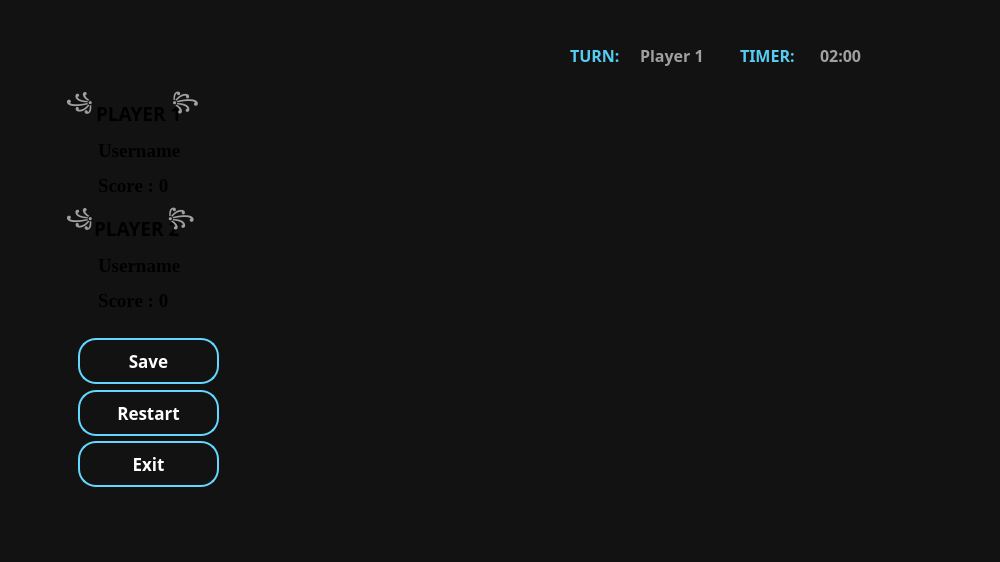
<?xml version="1.0" encoding="UTF-8"?>
<ui version="4.0">
 <class>MorrisBoardWindow</class>
 <widget class="QWidget" name="MorrisBoardWindow">
  <property name="geometry">
   <rect>
    <x>0</x>
    <y>0</y>
    <width>1000</width>
    <height>562</height>
   </rect>
  </property>
  <property name="maximumSize">
   <size>
    <width>1000</width>
    <height>562</height>
   </size>
  </property>
  <property name="windowTitle">
   <string>Form</string>
  </property>
  <property name="styleSheet">
   <string notr="true">background-color:#121212;</string>
  </property>
  <widget class="QLabel" name="timerTitleLabel">
   <property name="geometry">
    <rect>
     <x>740</x>
     <y>40</y>
     <width>91</width>
     <height>31</height>
    </rect>
   </property>
   <property name="font">
    <font>
     <family>Sitka Text</family>
     <pointsize>12</pointsize>
     <bold>true</bold>
    </font>
   </property>
   <property name="styleSheet">
    <string notr="true">color:#56CCF2;
background:transparent;</string>
   </property>
   <property name="text">
    <string>TIMER:</string>
   </property>
  </widget>
  <widget class="QLabel" name="timerLabel">
   <property name="geometry">
    <rect>
     <x>820</x>
     <y>30</y>
     <width>101</width>
     <height>51</height>
    </rect>
   </property>
   <property name="font">
    <font>
     <family>Sitka Text</family>
     <pointsize>12</pointsize>
     <bold>true</bold>
    </font>
   </property>
   <property name="styleSheet">
    <string notr="true">color:#A0A0A0;

background:transparent;</string>
   </property>
   <property name="text">
    <string>02:00</string>
   </property>
  </widget>
  <widget class="BoardWidget" name="boardWidget" native="true">
   <property name="geometry">
    <rect>
     <x>430</x>
     <y>90</y>
     <width>420</width>
     <height>420</height>
    </rect>
   </property>
   <property name="sizePolicy">
    <sizepolicy hsizetype="Expanding" vsizetype="Expanding">
     <horstretch>0</horstretch>
     <verstretch>0</verstretch>
    </sizepolicy>
   </property>
   <property name="maximumSize">
    <size>
     <width>1200</width>
     <height>700</height>
    </size>
   </property>
   <property name="styleSheet">
    <string notr="true">background: transparent;
border:none;</string>
   </property>
  </widget>
  <widget class="QLabel" name="currentTurnLabel">
   <property name="geometry">
    <rect>
     <x>640</x>
     <y>30</y>
     <width>91</width>
     <height>51</height>
    </rect>
   </property>
   <property name="font">
    <font>
     <family>Sitka Text</family>
     <pointsize>12</pointsize>
     <bold>true</bold>
    </font>
   </property>
   <property name="styleSheet">
    <string notr="true">color:#A0A0A0;

background:transparent;</string>
   </property>
   <property name="text">
    <string>Player 1</string>
   </property>
  </widget>
  <widget class="QLabel" name="backgroundLabel">
   <property name="geometry">
    <rect>
     <x>0</x>
     <y>0</y>
     <width>1000</width>
     <height>562</height>
    </rect>
   </property>
   <property name="maximumSize">
    <size>
     <width>1000</width>
     <height>562</height>
    </size>
   </property>
   <property name="styleSheet">
    <string notr="true">background-color:#121212;</string>
   </property>
   <property name="text">
    <string/>
   </property>
   <property name="pixmap">
    <pixmap>images/454545.png</pixmap>
   </property>
   <property name="scaledContents">
    <bool>true</bool>
   </property>
   <property name="alignment">
    <set>Qt::AlignmentFlag::AlignCenter</set>
   </property>
  </widget>
  <widget class="QLabel" name="currentTurnTitle">
   <property name="geometry">
    <rect>
     <x>570</x>
     <y>30</y>
     <width>101</width>
     <height>51</height>
    </rect>
   </property>
   <property name="font">
    <font>
     <family>Sitka Text</family>
     <pointsize>12</pointsize>
     <bold>true</bold>
    </font>
   </property>
   <property name="styleSheet">
    <string notr="true">color:#56CCF2;
background:transparent;</string>
   </property>
   <property name="text">
    <string>TURN:</string>
   </property>
  </widget>
  <widget class="QWidget" name="infoWidget" native="true">
   <property name="geometry">
    <rect>
     <x>53</x>
     <y>70</y>
     <width>211</width>
     <height>451</height>
    </rect>
   </property>
   <property name="styleSheet">
    <string notr="true">background: transparent;
border:none;</string>
   </property>
   <widget class="QLabel" name="player1TitleLabel">
    <property name="geometry">
     <rect>
      <x>43</x>
      <y>3</y>
      <width>251</width>
      <height>81</height>
     </rect>
    </property>
    <property name="font">
     <font>
      <family>Kristen ITC</family>
      <pointsize>14</pointsize>
      <bold>true</bold>
     </font>
    </property>
    <property name="styleSheet">
     <string notr="true">QLabel{
    color: qlineargradient(
        x1:0, y1:0,
        x2:1, y2:1,
        stop:0 #61D8FF,
        stop:0.35 #2CB8FF,
        stop:0.7 #008BFF,
        stop:1 #0047C7
    );
    background: transparent;
}</string>
    </property>
    <property name="text">
     <string>PLAYER 1</string>
    </property>
   </widget>
   <widget class="QLabel" name="player2TitleLabel">
    <property name="geometry">
     <rect>
      <x>41</x>
      <y>48</y>
      <width>141</width>
      <height>221</height>
     </rect>
    </property>
    <property name="font">
     <font>
      <family>Kristen ITC</family>
      <pointsize>14</pointsize>
      <bold>true</bold>
     </font>
    </property>
    <property name="styleSheet">
     <string notr="true">QLabel{
    color: qlineargradient(
        x1:0, y1:0,
        x2:1, y2:1,
        stop:0 #61D8FF,
        stop:0.35 #2CB8FF,
        stop:0.7 #008BFF,
        stop:1 #0047C7
    );
    background: transparent;
}</string>
    </property>
    <property name="text">
     <string>PLAYER 2</string>
    </property>
   </widget>
   <widget class="QLabel" name="player1NameLabel">
    <property name="geometry">
     <rect>
      <x>45</x>
      <y>-40</y>
      <width>111</width>
      <height>241</height>
     </rect>
    </property>
    <property name="font">
     <font>
      <family>Times New Roman</family>
      <pointsize>14</pointsize>
      <bold>true</bold>
     </font>
    </property>
    <property name="styleSheet">
     <string notr="true">QLabel{
    color: qlineargradient(
        x1:0, y1:0,
        x2:1, y2:1,
        stop:0 #FFFFFF,
        stop:0.35 #E8FFFF,
        stop:0.65 #8EEBFF,
        stop:1 #35BFFF
    );
    background: transparent;
}</string>
    </property>
    <property name="text">
     <string>Username</string>
    </property>
   </widget>
   <widget class="QLabel" name="player1ColorLabel">
    <property name="geometry">
     <rect>
      <x>13</x>
      <y>-91</y>
      <width>191</width>
      <height>251</height>
     </rect>
    </property>
    <property name="font">
     <font>
      <family>Sitka Text</family>
      <pointsize>13</pointsize>
      <bold>true</bold>
     </font>
    </property>
    <property name="styleSheet">
     <string notr="true">color:#A0A0A0;

background:transparent;</string>
    </property>
    <property name="text">
     <string>꧁                  ꧂</string>
    </property>
   </widget>
   <widget class="QLabel" name="player1ScoreLabel">
    <property name="geometry">
     <rect>
      <x>45</x>
      <y>-50</y>
      <width>111</width>
      <height>331</height>
     </rect>
    </property>
    <property name="font">
     <font>
      <family>Times New Roman</family>
      <pointsize>14</pointsize>
      <bold>true</bold>
     </font>
    </property>
    <property name="styleSheet">
     <string notr="true">QLabel{
    color: qlineargradient(
        x1:0, y1:0,
        x2:1, y2:1,
        stop:0 #FFFFFF,
        stop:0.35 #E8FFFF,
        stop:0.65 #8EEBFF,
        stop:1 #35BFFF
    );
    background: transparent;
}</string>
    </property>
    <property name="text">
     <string>Score : 0</string>
    </property>
   </widget>
   <widget class="QLabel" name="player2NameLabel">
    <property name="geometry">
     <rect>
      <x>45</x>
      <y>60</y>
      <width>141</width>
      <height>271</height>
     </rect>
    </property>
    <property name="font">
     <font>
      <family>Times New Roman</family>
      <pointsize>14</pointsize>
      <bold>true</bold>
     </font>
    </property>
    <property name="styleSheet">
     <string notr="true">QLabel{
    color: qlineargradient(
        x1:0, y1:0,
        x2:1, y2:1,
        stop:0 #FFFFFF,
        stop:0.35 #E8FFFF,
        stop:0.65 #8EEBFF,
        stop:1 #35BFFF
    );
    background: transparent;
}</string>
    </property>
    <property name="text">
     <string>Username</string>
    </property>
   </widget>
   <widget class="QLabel" name="player2ColorLabel">
    <property name="geometry">
     <rect>
      <x>13</x>
      <y>30</y>
      <width>231</width>
      <height>241</height>
     </rect>
    </property>
    <property name="font">
     <font>
      <family>Sitka Text</family>
      <pointsize>13</pointsize>
      <bold>true</bold>
     </font>
    </property>
    <property name="styleSheet">
     <string notr="true">color:#A0A0A0;

background:transparent;</string>
    </property>
    <property name="text">
     <string>꧁                 ꧂    </string>
    </property>
   </widget>
   <widget class="QLabel" name="player2ScoreLabel">
    <property name="geometry">
     <rect>
      <x>45</x>
      <y>80</y>
      <width>151</width>
      <height>301</height>
     </rect>
    </property>
    <property name="font">
     <font>
      <family>Times New Roman</family>
      <pointsize>14</pointsize>
      <bold>true</bold>
     </font>
    </property>
    <property name="styleSheet">
     <string notr="true">QLabel{
    color: qlineargradient(
        x1:0, y1:0,
        x2:1, y2:1,
        stop:0 #FFFFFF,
        stop:0.35 #E8FFFF,
        stop:0.65 #8EEBFF,
        stop:1 #35BFFF
    );
    background: transparent;
}</string>
    </property>
    <property name="text">
     <string>Score : 0</string>
    </property>
   </widget>
   <widget class="QPushButton" name="saveButton">
    <property name="geometry">
     <rect>
      <x>25</x>
      <y>268</y>
      <width>141</width>
      <height>46</height>
     </rect>
    </property>
    <property name="font">
     <font>
      <family>Sitka Text</family>
      <pointsize>13</pointsize>
      <bold>true</bold>
     </font>
    </property>
    <property name="styleSheet">
     <string notr="true">QPushButton
{
    color:white;

    background-color:qlineargradient(
        x1:0,y1:0,
        x2:0,y2:1,
        stop:0 #2B7FFF,
        stop:1 #0050C8
    );

    border:2px solid #63D8FF;

    border-radius:18px;
}

QPushButton:hover{

background:#2C3E50;
}

QPushButton:pressed{

background:#0284e8;

}</string>
    </property>
    <property name="text">
     <string>Save</string>
    </property>
   </widget>
   <widget class="QPushButton" name="restartButton">
    <property name="geometry">
     <rect>
      <x>25</x>
      <y>320</y>
      <width>141</width>
      <height>46</height>
     </rect>
    </property>
    <property name="font">
     <font>
      <family>Sitka Text</family>
      <pointsize>13</pointsize>
      <bold>true</bold>
     </font>
    </property>
    <property name="styleSheet">
     <string notr="true">QPushButton
{
    color:white;

    background-color:qlineargradient(
        x1:0,y1:0,
        x2:0,y2:1,
        stop:0 #2B7FFF,
        stop:1 #0050C8
    );

    border:2px solid #63D8FF;

    border-radius:18px;
}

QPushButton:hover{

background:#2C3E50;
}

QPushButton:pressed{

background:#0284e8;

}</string>
    </property>
    <property name="text">
     <string>Restart</string>
    </property>
   </widget>
   <widget class="QPushButton" name="exitButton">
    <property name="geometry">
     <rect>
      <x>25</x>
      <y>371</y>
      <width>141</width>
      <height>46</height>
     </rect>
    </property>
    <property name="font">
     <font>
      <family>Sitka Text</family>
      <pointsize>13</pointsize>
      <bold>true</bold>
     </font>
    </property>
    <property name="styleSheet">
     <string notr="true">QPushButton
{
    color:white;

    background-color:qlineargradient(
        x1:0,y1:0,
        x2:0,y2:1,
        stop:0 #2B7FFF,
        stop:1 #0050C8
    );

    border:2px solid #63D8FF;

    border-radius:18px;
}

QPushButton:hover{

background:#2C3E50;
}

QPushButton:pressed{

background:#0284e8;

}</string>
    </property>
    <property name="text">
     <string>Exit</string>
    </property>
   </widget>
  </widget>
  <zorder>backgroundLabel</zorder>
  <zorder>timerTitleLabel</zorder>
  <zorder>timerLabel</zorder>
  <zorder>currentTurnLabel</zorder>
  <zorder>currentTurnTitle</zorder>
  <zorder>boardWidget</zorder>
  <zorder>infoWidget</zorder>
 </widget>
 <customwidgets>
  <customwidget>
   <class>BoardWidget</class>
   <extends>QWidget</extends>
   <header location="global">boardwidget.h</header>
   <container>1</container>
  </customwidget>
 </customwidgets>
 <resources/>
 <connections/>
</ui>
